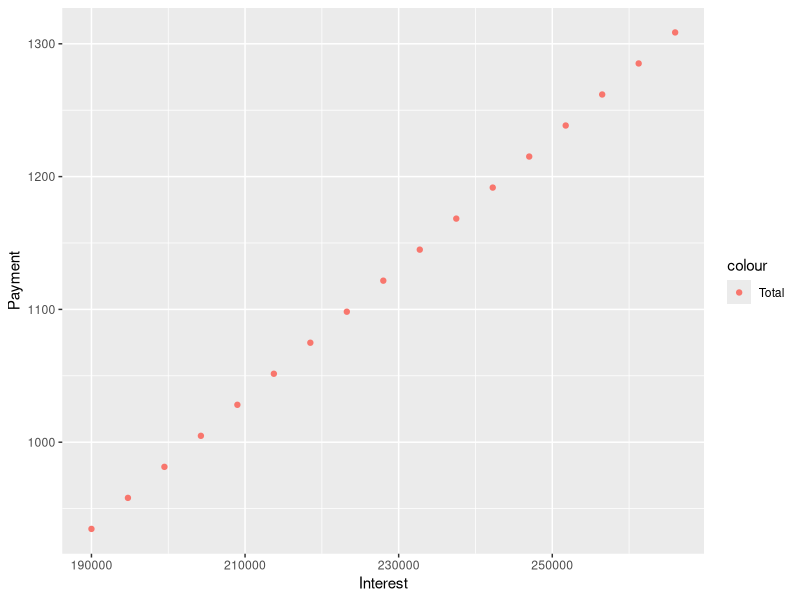

Write the R code that produced this figure.
###Monthly Payment Calculator
rm(list = ls())
library(ggplot2)

Monthly_Payment_Calc = function(L,n,i){
  #L #loan amount
  #n #months (30 years = 360)
  #i interest rate annual
  c = i/12 #interest rate monthly
  L = L - L*.05
  Payment = L*(c*((1 + c)**n))/((1 + c)**n - 1)
  
  Total_Paid = round(Payment*n,digits = 2)
  p = Total_Paid/L
  
  df <- data.frame(L,Payment,Total_Paid,p)
  
  return (df)
}

# use this for formatting
# options("scipen"=100, "digits"=6)

df <- data.frame("Interest"=double(),
                 "Payent"=double(),
                 "Total_Paid"=double(),
                 "Percent_of_Original_Loan"=double(),
                 stringsAsFactors=FALSE)
#names(df) <- c("Interest","Total Paid","Percent of Original Loan")

for(i in seq(200000,280000,5000)){
  nf <- Monthly_Payment_Calc(i,360,.0425)
  
  names(nf) <- c("Interest","Payment","Total_Paid","Percent_of_Original_Loan")
  df <- rbind(df,nf)
}

ggplot(df,aes(x = Interest)) + 
  geom_point(aes(y = Payment,color = 'Total')) #+
  #geom_point(aes(y = Percent_of_Original_Loan,color = 'Percent_of_Original_Loan'))

l = lm(formula = Interest ~ Payment,data = df)
summary(l)

